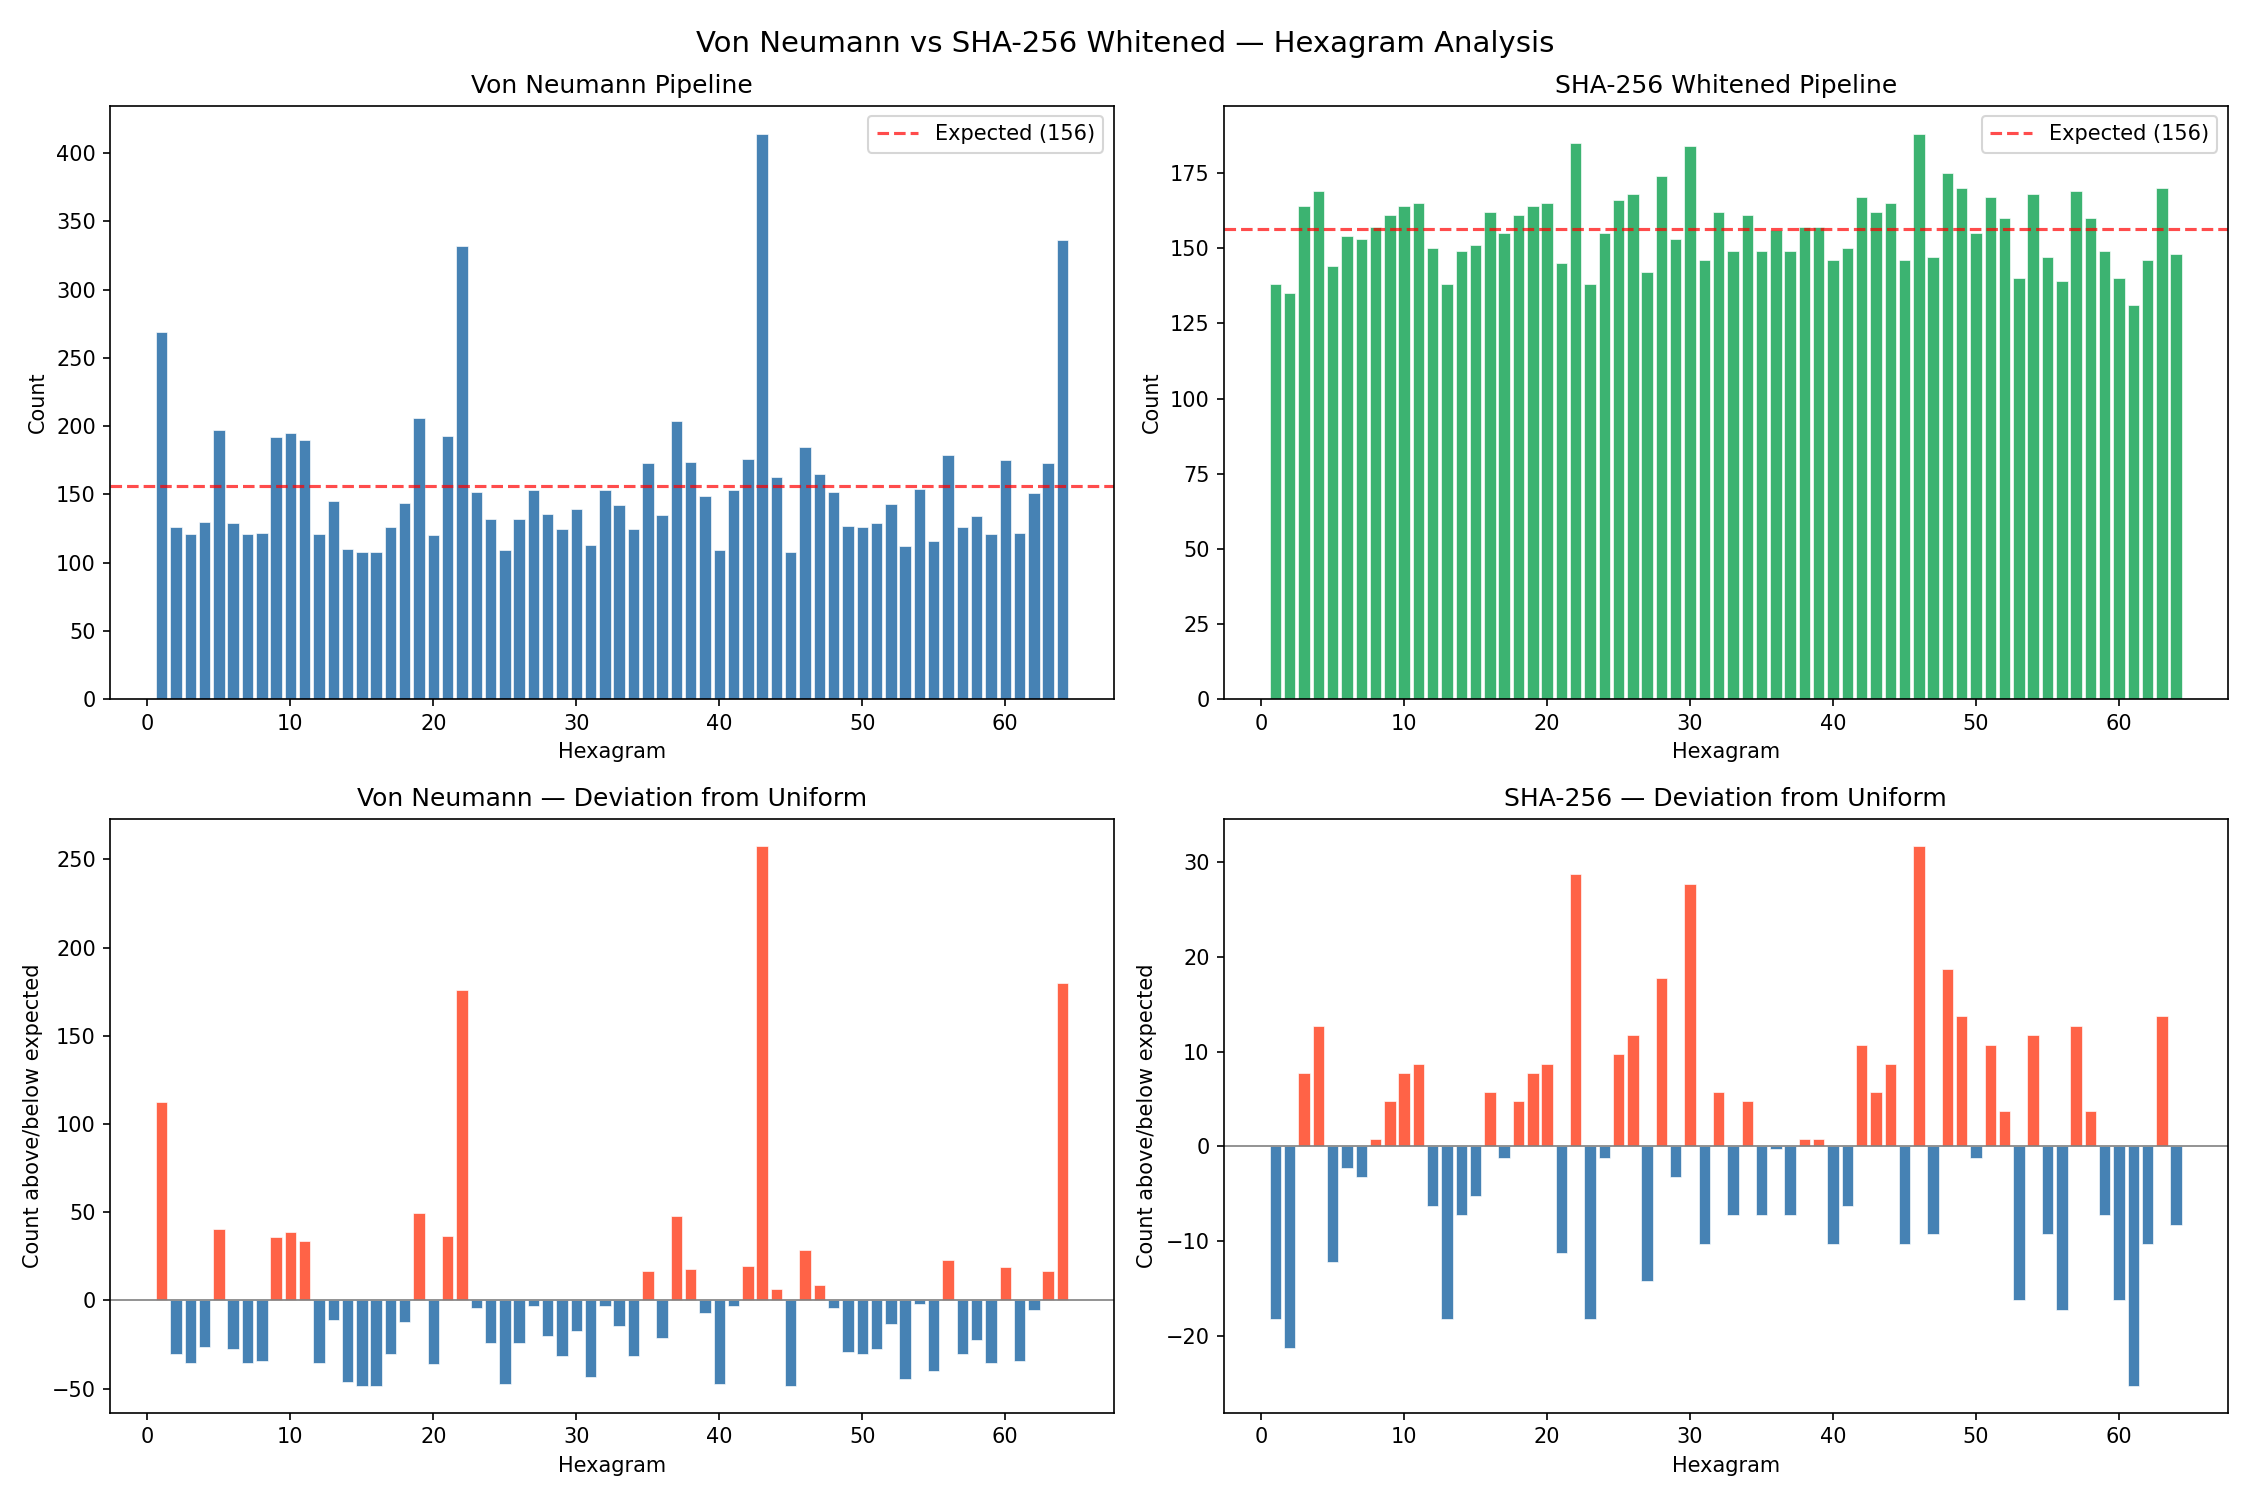

This figure's Python source:
"""
Hexagram Pipeline v2 — SHA-256 Whitened
Replaces raw digit parity with SHA-256 hashed chunks for better entropy
then compares results to the original Von Neumann pipeline
"""

import numpy as np
import hashlib
from collections import defaultdict
import matplotlib.pyplot as plt

# ── ORIGINAL PIPELINE (for comparison) ───────────────────────────────────────

def load_digits(path="all_digits.txt"):
    with open(path, "r") as f:
        raw = f.read()
    return [int(c) for c in raw if c.isdigit()]

def von_neumann(digits):
    bits = []
    evens = [d % 2 for d in digits]
    i = 0
    while i + 1 < len(evens):
        a, b = evens[i], evens[i+1]
        if a != b:
            bits.append(a)
        i += 2
    return bits

# ── NEW PIPELINE: SHA-256 WHITENING ───────────────────────────────────────────

def sha256_whiten(digits, chunk_size=64):
    """
    Split digits into chunks, hash each chunk with SHA-256,
    extract bits from the hash output.
    This removes structural bias while preserving uniqueness.
    """
    digit_str = "".join(str(d) for d in digits)
    bits = []

    for i in range(0, len(digit_str) - chunk_size, chunk_size):
        chunk = digit_str[i:i+chunk_size].encode()
        hash_bytes = hashlib.sha256(chunk).digest()  # 32 bytes = 256 bits
        for byte in hash_bytes:
            for bit_pos in range(8):
                bits.append((byte >> (7 - bit_pos)) & 1)

    print(f"SHA-256 whitening: {len(digit_str)//chunk_size:,} chunks → {len(bits):,} bits")
    return bits

def bits_to_hexagrams(bits, n=10000):
    hexagrams = []
    i = 0
    while len(hexagrams) < n and i + 6 <= len(bits):
        chunk = bits[i:i+6]
        hexagrams.append(int("".join(str(b) for b in chunk), 2) + 1)
        i += 6
    actual = len(hexagrams)
    if actual < n:
        print(f"Warning: only {actual:,} hexagrams generated")
    return hexagrams[:n]

def windowed_entropy(hexagrams, window=200):
    entropies = []
    for i in range(0, len(hexagrams) - window, window):
        w = hexagrams[i:i+window]
        counts = np.bincount(w, minlength=65)[1:]
        probs = counts / counts.sum()
        probs = probs[probs > 0]
        entropies.append(-np.sum(probs * np.log2(probs)))
    return entropies

# ── BIT QUALITY CHECK ─────────────────────────────────────────────────────────

def bit_quality_report(bits_vn, bits_sha, label_vn="Von Neumann", label_sha="SHA-256"):
    """Compare the two bit streams for bias and quality."""
    print(f"\n── Bit Stream Quality Report ──")

    for bits, label in [(bits_vn, label_vn), (bits_sha, label_sha)]:
        ones = sum(bits)
        zeros = len(bits) - ones
        balance = ones / len(bits)
        print(f"\n{label}:")
        print(f"  Total bits:  {len(bits):,}")
        print(f"  Ones:        {ones:,} ({balance*100:.2f}%)")
        print(f"  Zeros:       {zeros:,} ({(1-balance)*100:.2f}%)")
        print(f"  Bias from 50/50: {abs(balance - 0.5)*100:.3f}%")

        # Check for runs (long streaks of same bit)
        max_run = 1
        curr_run = 1
        for i in range(1, min(len(bits), 100000)):
            if bits[i] == bits[i-1]:
                curr_run += 1
                max_run = max(max_run, curr_run)
            else:
                curr_run = 1
        print(f"  Longest run (first 100k): {max_run} bits")

# ── ATTRACTOR REPORT ──────────────────────────────────────────────────────────

def attractor_report(hexagrams, label="", top_n=12):
    counts = np.bincount(hexagrams, minlength=65)[1:]
    ranked = np.argsort(counts)[::-1]
    total = len(hexagrams)
    print(f"\n── Top {top_n} Attractors ({label}) ──")
    for i in range(top_n):
        h = ranked[i] + 1
        print(f"  Hexagram {h:2d}: {counts[ranked[i]]} visits ({counts[ranked[i]]/total*100:.2f}%)")
    return counts

def markov_report(hexagrams, label="", top_n=10):
    counts = defaultdict(lambda: defaultdict(int))
    for a, b in zip(hexagrams, hexagrams[1:]):
        counts[a][b] += 1
    pairs = [(c, a, b) for a, t in counts.items() for b, c in t.items()]
    pairs.sort(reverse=True)
    print(f"\n── Top {top_n} Transitions ({label}) ──")
    for count, a, b in pairs[:top_n]:
        loop = " ↺" if a == b else ""
        print(f"  Hex {a:2d} → Hex {b:2d}  ({count}x){loop}")

# ── COMPARISON PLOT ───────────────────────────────────────────────────────────

def plot_comparison(hex_vn, hex_sha):
    fig, axes = plt.subplots(2, 2, figsize=(15, 10))
    fig.suptitle("Von Neumann vs SHA-256 Whitened — Hexagram Analysis", fontsize=14)

    counts_vn = np.bincount(hex_vn, minlength=65)[1:]
    counts_sha = np.bincount(hex_sha, minlength=65)[1:]
    expected = len(hex_vn) / 64

    # Frequency distributions
    ax = axes[0, 0]
    ax.bar(range(1, 65), counts_vn, color='steelblue', edgecolor='white', linewidth=0.3)
    ax.axhline(expected, color='red', linestyle='--', alpha=0.7, label=f'Expected ({expected:.0f})')
    ax.set_title("Von Neumann Pipeline")
    ax.set_xlabel("Hexagram")
    ax.set_ylabel("Count")
    ax.legend()

    ax = axes[0, 1]
    ax.bar(range(1, 65), counts_sha, color='mediumseagreen', edgecolor='white', linewidth=0.3)
    ax.axhline(expected, color='red', linestyle='--', alpha=0.7, label=f'Expected ({expected:.0f})')
    ax.set_title("SHA-256 Whitened Pipeline")
    ax.set_xlabel("Hexagram")
    ax.set_ylabel("Count")
    ax.legend()

    # Deviation from uniform
    ax = axes[1, 0]
    diff_vn = counts_vn - expected
    colors = ['tomato' if d > 0 else 'steelblue' for d in diff_vn]
    ax.bar(range(1, 65), diff_vn, color=colors, edgecolor='white', linewidth=0.3)
    ax.axhline(0, color='gray', linewidth=0.8)
    ax.set_title("Von Neumann — Deviation from Uniform")
    ax.set_xlabel("Hexagram")
    ax.set_ylabel("Count above/below expected")

    ax = axes[1, 1]
    diff_sha = counts_sha - expected
    colors = ['tomato' if d > 0 else 'steelblue' for d in diff_sha]
    ax.bar(range(1, 65), diff_sha, color=colors, edgecolor='white', linewidth=0.3)
    ax.axhline(0, color='gray', linewidth=0.8)
    ax.set_title("SHA-256 — Deviation from Uniform")
    ax.set_xlabel("Hexagram")
    ax.set_ylabel("Count above/below expected")

    plt.tight_layout()
    plt.savefig("hexagram_whitened.png", dpi=150)
    print("\nPlot saved to hexagram_whitened.png")

    # Summary stats
    print(f"\n── Uniformity Summary ──")
    print(f"{'':20} {'Von Neumann':>15} {'SHA-256':>15}")
    print(f"{'Max deviation':20} {max(abs(diff_vn)):>15.1f} {max(abs(diff_sha)):>15.1f}")
    print(f"{'Std deviation':20} {np.std(diff_vn):>15.2f} {np.std(diff_sha):>15.2f}")
    print(f"{'Top attractor %':20} {counts_vn.max()/len(hex_vn)*100:>14.2f}% {counts_sha.max()/len(hex_sha)*100:>14.2f}%")

# ── MAIN ──────────────────────────────────────────────────────────────────────

if __name__ == "__main__":
    print("Loading digits...")
    digits = load_digits("all_digits.txt")

    print("\nPipeline 1: Von Neumann")
    bits_vn = von_neumann(digits)
    hex_vn = bits_to_hexagrams(bits_vn, n=10000)

    print("\nPipeline 2: SHA-256 Whitening")
    bits_sha = sha256_whiten(digits)
    hex_sha = bits_to_hexagrams(bits_sha, n=10000)

    bit_quality_report(bits_vn, bits_sha)

    attractor_report(hex_vn, label="Von Neumann")
    attractor_report(hex_sha, label="SHA-256 Whitened")

    markov_report(hex_vn, label="Von Neumann")
    markov_report(hex_sha, label="SHA-256 Whitened")

    ent_vn = windowed_entropy(hex_vn)
    ent_sha = windowed_entropy(hex_sha)
    print(f"\n── Entropy Summary ──")
    print(f"Von Neumann — mean: {np.mean(ent_vn):.3f}, min: {np.min(ent_vn):.3f}, max: {np.max(ent_vn):.3f}")
    print(f"SHA-256     — mean: {np.mean(ent_sha):.3f}, min: {np.min(ent_sha):.3f}, max: {np.max(ent_sha):.3f}")

    plot_comparison(hex_vn, hex_sha)
    print("\nDone.")
